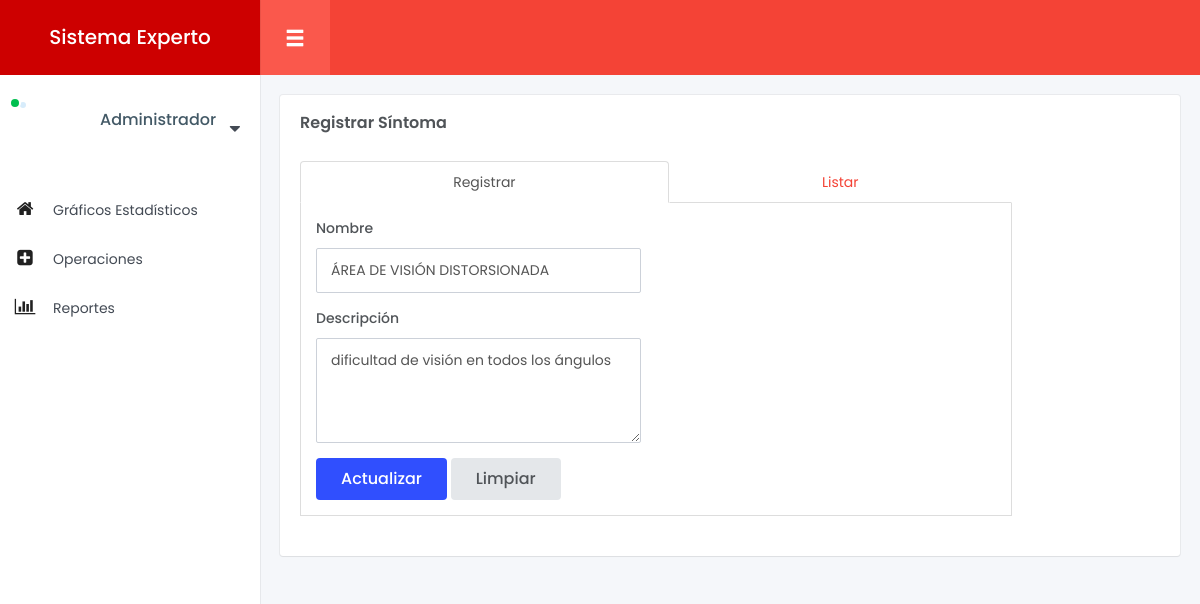
The app's page /proyecto-se/registrar_sintoma.php?update=1&txt_id=1 (signed in) with its own data.
### tables this page shows
CREATE TABLE `sintoma` (
  `id_sintoma` int(11) NOT NULL,
  `sin_nombre` varchar(50) NOT NULL,
  `sin_descripcion` varchar(200) NOT NULL,
  `sin_fecha` date NOT NULL,
  `sin_estado` tinyint(4) NOT NULL
);

### proyecto-se/php/db.php (called while the page is built, shortened)
<?php
class Database
{
    public function __construct(){
        $this->con = mysqli_connect("localhost","root","","proyectose");
    }
}
?>

### proyecto-se/php/sintoma.php (called while the page is built, shortened)
<?php
include "db.php";
class sintoma extends Database
{
    public function select_record($table,$where){
        $sql = "";
        $condition = "";
        foreach ($where as $key => $value) {
            $condition .= $key . "='" . $value . "' AND ";
        }
        $condition = substr($condition, 0, -5);
        $sql .= "SELECT * FROM ".$table." WHERE ".$condition;
        $query = mysqli_query($this->con,$sql);
        $row = mysqli_fetch_array($query);
        return $row;
    }
}
$obj = new sintoma;
?>

### proyecto-se/registrar_sintoma.php (the view, shortened to what this page needs)
<?php
include "php/plantilla/header.php";
include "php/sintoma.php";
?>
<div class="row row-inline-block small-spacing">
    <div class="col-xs-12">
        <div class="box-content">
            <h4 class="box-title">Registrar Síntoma</h4>
            <div class="row">
                <div class="col-sm-10 margin-bottom-20">
                    <ul class="nav nav-tabs nav-justified" id="myTabs-justified" role="tablist">
                        <li role="presentation" class="active"><a href="#home-justified" id="home-tab-justified" role="tab" data-toggle="tab" aria-controls="home" aria-expanded="true">Registrar</a></li>
                        <li role="presentation"><a href="#profile-justified" role="tab" id="profile-tab-justified" data-toggle="tab" aria-controls="profile">Listar</a></li>
                    </ul>
                    <div class="tab-content" id="myTabContent-justified">
                        <div class="tab-pane fade in active" role="tabpanel" id="home-justified" aria-labelledby="home-tab-justified">
                        <?php
                            if(isset($_GET["update"])){
                                if (!empty($_GET["txt_id"])) $id = $_GET["txt_id"];
                                else $id = null;
                                $where = array("id_sintoma"=>$id,);
                                $row = $obj->select_record("sintoma",$where);
                        ?>
                            <form action="php/sintoma.php" method="post">
                                <div class="row">
                                    <div class="col-sm-6">
                                        <div class="form-group">
                                            <label>Nombre</label>
                                            <input name="sin_nombre" type="text" class="form-control" value="<?php echo $row["sin_nombre"]; ?>" required>
                                        </div>
                                    </div>
                                </div>
                                <div class="row">
                                    <div class="col-sm-6">
                                        <div class="form-group">
                                            <label>Descripción</label>
                                            <textarea name="sin_descripcion" class="form-control" required><?php echo $row["sin_descripcion"]; ?></textarea>
                                        </div>
                                    </div>
                                </div>
                                <div class="row">
                                    <div class="col-sm-12">
                                        <button type="submit" name="edit" class="btn btn-primary">Actualizar</button>
                                        <button type="reset" class="btn btn-secondary">Limpiar</button>
                                    </div>
                                </div>
                            </form>
                        <?php
                            }
                        ?>
                        </div>
                    </div>
                </div>
            </div>
        </div>
    </div>
</div>
</div>
</div>
<?php
include "php/plantilla/footer.php";
?>

### proyecto-se/php/plantilla/header.php (style rules this page uses)
input { text-transform: uppercase; }

### records on screen
sintoma: sin_nombre "ÁREA DE VISIÓN DISTORSIONADA", sin_descripcion "dificultad de visión en todos los ángulos"
